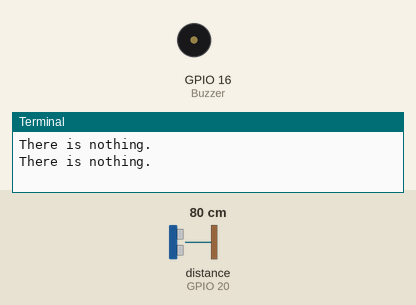
Recording of a program running on a simulated Raspberry Pi (BCM pin numbers). Parts: buzzer (waves = sounding), the last lines printed to the terminal. The inputs (shaded band) are chosen by the test bench; at power-on: distance to the obstacle (sensor on GPIO 20) 80 cm. The echo pulse lasts 58.3 µs per cm; the clock reads 2024-03-15 10:24:30 at power-on unless the program sets it.

Above: at 1.2 s.
1.3 s: distance to the obstacle (sensor on GPIO 20) set to 54 cm
3.2 s: distance to the obstacle (sensor on GPIO 20) set to 47 cm
At 4.4 s:
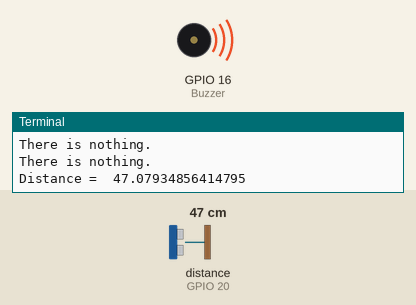
5.5 s: distance to the obstacle (sensor on GPIO 20) set to 60 cm
At 7.2 s:
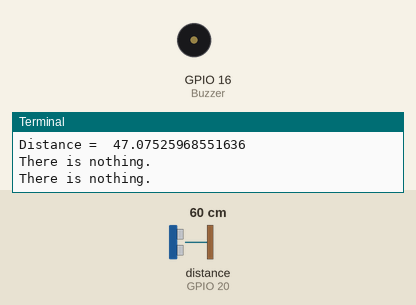
Timing chart, 0 to 8.7 s (numbered marks = the images above; inputs shaded):
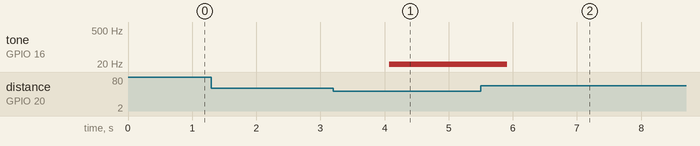

Measured:
- the behaviour switches between 50 and 49 cm on distance to the obstacle (sensor on GPIO 20) (found by bisection; images 0 and 1)
- after the input at 3.2 s, tone on GPIO 16 (Buzzer): silent → 1 Hz after 0.87 s
- after the input at 5.5 s, tone on GPIO 16 (Buzzer): 1 Hz → silent after 0.41 s

The program:

pwm.py
```python
import RPi.GPIO as GPIO
import time

GPIO.setmode(GPIO.BCM)
GPIO.setwarnings(False)

Trig = 21
Echo = 20
Buzzer = 16

GPIO.setup(Trig,GPIO.OUT)
GPIO.setup(Echo,GPIO.IN)
GPIO.setup(Buzzer,GPIO.OUT)

PWM = GPIO.PWM(Buzzer,1)
PWM.start(0);


def distance():

    GPIO.output(Trig, True)
    time.sleep(0.01)
    GPIO.output(Trig,False)

    Start = time.time()
    Stop = time.time()

    while GPIO.input(Echo) == 0:
        Start = time.time()

    while GPIO.input(Echo) == 1:
        Stop = time.time()

    Elapsed = Stop - Start
    distance  = (Elapsed * 34300)/2

    if(distance<=50):
        print("Distance = ",distance)
        PWM.ChangeDutyCycle(100 - (distance * 2))
        time.sleep(0.6)

    else:
        print("There is nothing.")
        PWM.ChangeDutyCycle(0)
        time.sleep(1)

if __name__=='__main__':

    try:
        while True:
            distance()

    except KeyboardInterrupt:
        PWM.stop()
        GPIO.cleanup()
```
